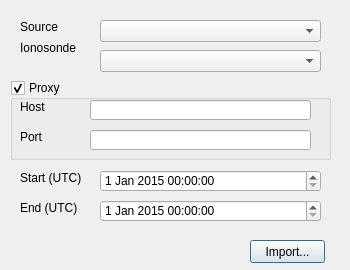
<?xml version="1.0" encoding="UTF-8"?>
<ui version="4.0">
 <class>Remote</class>
 <widget class="QDialog" name="Remote">
  <property name="geometry">
   <rect>
    <x>0</x>
    <y>0</y>
    <width>350</width>
    <height>270</height>
   </rect>
  </property>
  <property name="minimumSize">
   <size>
    <width>350</width>
    <height>270</height>
   </size>
  </property>
  <property name="maximumSize">
   <size>
    <width>350</width>
    <height>270</height>
   </size>
  </property>
  <property name="windowTitle">
   <string>Remote</string>
  </property>
  <widget class="QDateTimeEdit" name="endDateTimeEdit">
   <property name="geometry">
    <rect>
     <x>100</x>
     <y>200</y>
     <width>221</width>
     <height>22</height>
    </rect>
   </property>
   <property name="dateTime">
    <datetime>
     <hour>0</hour>
     <minute>0</minute>
     <second>0</second>
     <year>2015</year>
     <month>1</month>
     <day>1</day>
    </datetime>
   </property>
  </widget>
  <widget class="QDateTimeEdit" name="startDateTimeEdit">
   <property name="geometry">
    <rect>
     <x>100</x>
     <y>170</y>
     <width>221</width>
     <height>22</height>
    </rect>
   </property>
   <property name="dateTime">
    <datetime>
     <hour>0</hour>
     <minute>0</minute>
     <second>0</second>
     <year>2015</year>
     <month>1</month>
     <day>1</day>
    </datetime>
   </property>
  </widget>
  <widget class="QComboBox" name="sourceComboBox">
   <property name="geometry">
    <rect>
     <x>100</x>
     <y>20</y>
     <width>221</width>
     <height>22</height>
    </rect>
   </property>
  </widget>
  <widget class="QGroupBox" name="proxyGroupBox">
   <property name="geometry">
    <rect>
     <x>10</x>
     <y>80</y>
     <width>321</width>
     <height>80</height>
    </rect>
   </property>
   <property name="title">
    <string>Proxy</string>
   </property>
   <property name="checkable">
    <bool>true</bool>
   </property>
   <widget class="QLabel" name="label">
    <property name="geometry">
     <rect>
      <x>10</x>
      <y>20</y>
      <width>47</width>
      <height>13</height>
     </rect>
    </property>
    <property name="text">
     <string>Host</string>
    </property>
   </widget>
   <widget class="QLineEdit" name="proxyHostLineEdit">
    <property name="geometry">
     <rect>
      <x>80</x>
      <y>20</y>
      <width>221</width>
      <height>20</height>
     </rect>
    </property>
   </widget>
   <widget class="QLineEdit" name="proxyPortLineEdit">
    <property name="geometry">
     <rect>
      <x>80</x>
      <y>50</y>
      <width>221</width>
      <height>20</height>
     </rect>
    </property>
   </widget>
   <widget class="QLabel" name="label_2">
    <property name="geometry">
     <rect>
      <x>10</x>
      <y>50</y>
      <width>47</width>
      <height>13</height>
     </rect>
    </property>
    <property name="text">
     <string>Port</string>
    </property>
   </widget>
  </widget>
  <widget class="QLabel" name="label_3">
   <property name="geometry">
    <rect>
     <x>20</x>
     <y>20</y>
     <width>47</width>
     <height>13</height>
    </rect>
   </property>
   <property name="text">
    <string>Source</string>
   </property>
  </widget>
  <widget class="QLabel" name="label_4">
   <property name="geometry">
    <rect>
     <x>20</x>
     <y>170</y>
     <width>71</width>
     <height>16</height>
    </rect>
   </property>
   <property name="text">
    <string>Start (UTC)</string>
   </property>
  </widget>
  <widget class="QLabel" name="label_5">
   <property name="geometry">
    <rect>
     <x>20</x>
     <y>200</y>
     <width>61</width>
     <height>16</height>
    </rect>
   </property>
   <property name="text">
    <string>End (UTC)</string>
   </property>
  </widget>
  <widget class="QPushButton" name="importButton">
   <property name="geometry">
    <rect>
     <x>250</x>
     <y>240</y>
     <width>75</width>
     <height>23</height>
    </rect>
   </property>
   <property name="text">
    <string>Import...</string>
   </property>
  </widget>
  <widget class="QComboBox" name="ionosondeComboBox">
   <property name="geometry">
    <rect>
     <x>100</x>
     <y>50</y>
     <width>221</width>
     <height>22</height>
    </rect>
   </property>
  </widget>
  <widget class="QLabel" name="label_6">
   <property name="geometry">
    <rect>
     <x>20</x>
     <y>40</y>
     <width>71</width>
     <height>16</height>
    </rect>
   </property>
   <property name="text">
    <string>Ionosonde</string>
   </property>
  </widget>
 </widget>
 <resources/>
 <connections/>
 <designerdata>
  <property name="gridDeltaX">
   <number>10</number>
  </property>
  <property name="gridDeltaY">
   <number>10</number>
  </property>
  <property name="gridSnapX">
   <bool>true</bool>
  </property>
  <property name="gridSnapY">
   <bool>true</bool>
  </property>
  <property name="gridVisible">
   <bool>true</bool>
  </property>
 </designerdata>
</ui>
